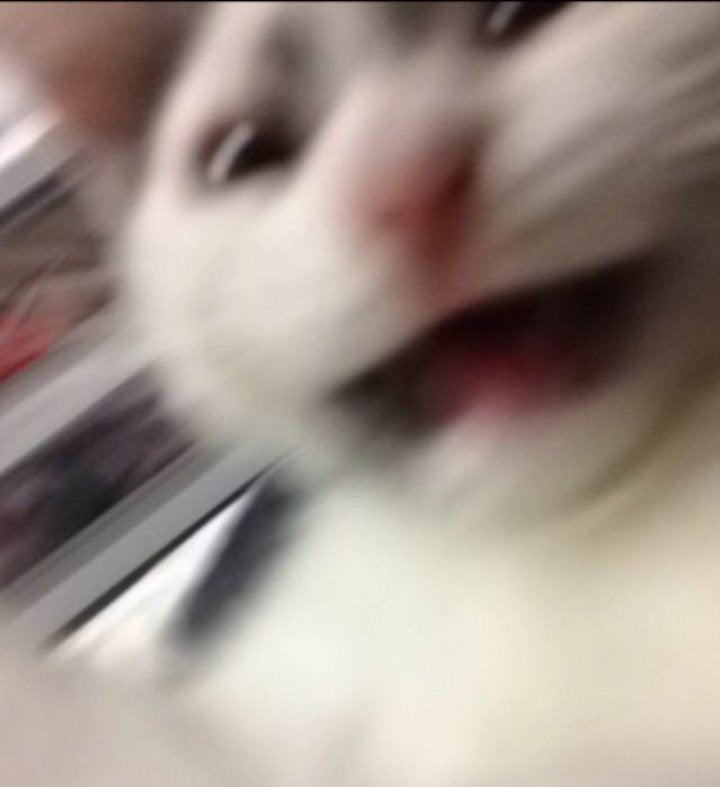
#> input picture 02_ThreshHolding/assets/cat.jpg, 720 x 787 px
$ python script.py
#> lines starting #> are read from the running program, lines starting #| are printed output that depends on the picture
### 02_ThreshHolding/disp.py
import matplotlib.pyplot as plt
def show_image(image_in, message):
    plt.imshow(image_in)
    plt.title(message)
    plt.show()


def show_plot(fig, ax):
    plt.show(block=True)


### 02_ThreshHolding/script.py

from matplotlib import pyplot as plt
import numpy as np
from disp import show_image
cat_image = plt.imread('./assets/cat.jpg')
#> cat_image is the input picture: shape (787, 720, 3); mean R, G, B 159.9, 146.4, 137.8

# Declare threshhold value
# threshhold = 127 # Midpoint between 0 and 255

# Apply threshhold to image
# binary = cat_image > threshhold
# # show_image(cat_image, 'Original')
# # show_image(binary, 'Thresholded')


# # DEBUG
# # # Convert cat_image to float32 data type
# # cat_image = cat_image.astype(np.float32)

# # # Apply threshold to image
# # binary = cat_image > threshhold

# # # Convert binary array to uint8 data type
# # binary = binary.astype(np.uint8)

# # # show_image(cat_image, 'Original')
# # show_image(binary, 'Thresholded')


# # ----------- Inverted Thresholding ------------ #
# threshold = 127

# # Applying the inverted Thresholding
# i_binary = cat_image <= threshold
# show_image(cat_image, "Original")
# show_image(i_binary, "Inverted Binary")


# Trying all thresh holding aglorithms
# from skimage.filters import try_all_threshold
# from disp import show_plot

# fig, ax = try_all_threshold(cat_image, verbose=False)
# show_plot(fig, ax)


# # ----------- Otsu's Method ------------ #

from skimage.filters import threshold_otsu
thresh = threshold_otsu(cat_image)
#> thresh = 139

binary_global = cat_image > thresh
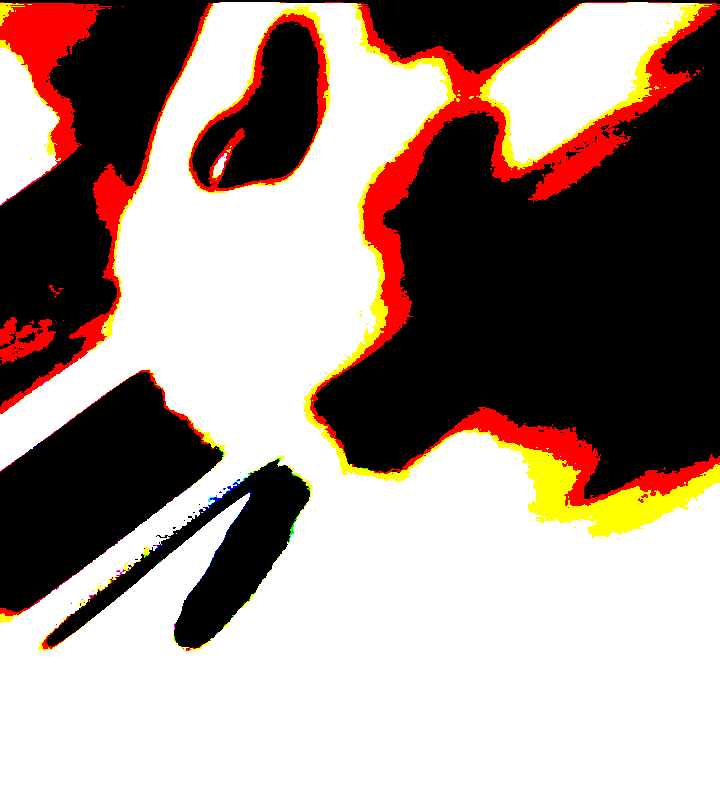
#> binary_global: shape (787, 720, 3) bool; mean R, G, B 0.631, 0.564, 0.534

show_image(binary_global, "Global Thresholding")
